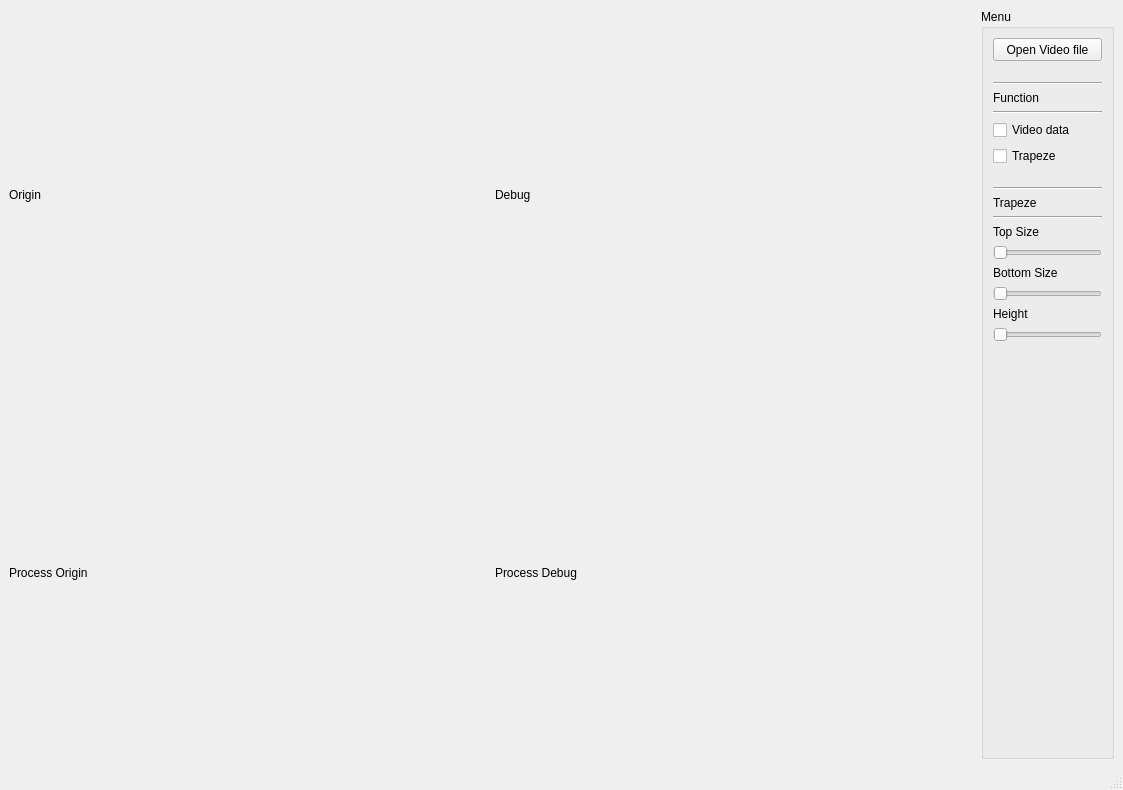
<?xml version="1.0" encoding="UTF-8"?>
<ui version="4.0">
 <class>MainWindow</class>
 <widget class="QMainWindow" name="MainWindow">
  <property name="geometry">
   <rect>
    <x>0</x>
    <y>0</y>
    <width>1123</width>
    <height>790</height>
   </rect>
  </property>
  <property name="windowTitle">
   <string>MainWindow</string>
  </property>
  <widget class="QWidget" name="centralwidget">
   <layout class="QGridLayout" name="gridLayout_2">
    <item row="0" column="0">
     <layout class="QHBoxLayout" name="horizontalLayout">
      <item>
       <layout class="QGridLayout" name="gridLayout">
        <item row="1" column="0">
         <widget class="QLabel" name="ProcessOrigVideo">
          <property name="minimumSize">
           <size>
            <width>480</width>
            <height>272</height>
           </size>
          </property>
          <property name="text">
           <string>Process Origin</string>
          </property>
         </widget>
        </item>
        <item row="1" column="1">
         <widget class="QLabel" name="ProcessDebugVideo">
          <property name="minimumSize">
           <size>
            <width>480</width>
            <height>272</height>
           </size>
          </property>
          <property name="text">
           <string>Process Debug</string>
          </property>
         </widget>
        </item>
        <item row="0" column="0">
         <widget class="QLabel" name="OriginVideo">
          <property name="minimumSize">
           <size>
            <width>480</width>
            <height>272</height>
           </size>
          </property>
          <property name="text">
           <string>Origin</string>
          </property>
         </widget>
        </item>
        <item row="0" column="1">
         <widget class="QLabel" name="DebugVideo">
          <property name="minimumSize">
           <size>
            <width>480</width>
            <height>272</height>
           </size>
          </property>
          <property name="text">
           <string>Debug</string>
          </property>
         </widget>
        </item>
       </layout>
      </item>
      <item>
       <widget class="QGroupBox" name="groupBox">
        <property name="title">
         <string>Menu</string>
        </property>
        <layout class="QVBoxLayout" name="verticalLayout_4">
         <item>
          <layout class="QVBoxLayout" name="verticalLayout_3">
           <item>
            <widget class="QPushButton" name="OpenFile">
             <property name="minimumSize">
              <size>
               <width>101</width>
               <height>23</height>
              </size>
             </property>
             <property name="text">
              <string>Open Video file</string>
             </property>
            </widget>
           </item>
           <item>
            <spacer name="verticalSpacer_5">
             <property name="orientation">
              <enum>Qt::Vertical</enum>
             </property>
             <property name="sizeType">
              <enum>QSizePolicy::Minimum</enum>
             </property>
             <property name="sizeHint" stdset="0">
              <size>
               <width>5</width>
               <height>15</height>
              </size>
             </property>
            </spacer>
           </item>
           <item>
            <layout class="QVBoxLayout" name="verticalLayout">
             <item>
              <widget class="Line" name="line_3">
               <property name="orientation">
                <enum>Qt::Horizontal</enum>
               </property>
              </widget>
             </item>
             <item>
              <widget class="QLabel" name="label">
               <property name="text">
                <string>Function</string>
               </property>
              </widget>
             </item>
             <item>
              <widget class="Line" name="line">
               <property name="orientation">
                <enum>Qt::Horizontal</enum>
               </property>
              </widget>
             </item>
             <item>
              <widget class="QCheckBox" name="VideoData">
               <property name="text">
                <string>Video data</string>
               </property>
              </widget>
             </item>
             <item>
              <widget class="QCheckBox" name="TrapezeOn">
               <property name="text">
                <string>Trapeze</string>
               </property>
              </widget>
             </item>
            </layout>
           </item>
           <item>
            <spacer name="verticalSpacer_4">
             <property name="orientation">
              <enum>Qt::Vertical</enum>
             </property>
             <property name="sizeType">
              <enum>QSizePolicy::Minimum</enum>
             </property>
             <property name="sizeHint" stdset="0">
              <size>
               <width>5</width>
               <height>15</height>
              </size>
             </property>
            </spacer>
           </item>
           <item>
            <layout class="QVBoxLayout" name="verticalLayout_2">
             <item>
              <widget class="Line" name="line_4">
               <property name="orientation">
                <enum>Qt::Horizontal</enum>
               </property>
              </widget>
             </item>
             <item>
              <widget class="QLabel" name="label_2">
               <property name="text">
                <string>Trapeze</string>
               </property>
              </widget>
             </item>
             <item>
              <widget class="Line" name="line_2">
               <property name="orientation">
                <enum>Qt::Horizontal</enum>
               </property>
              </widget>
             </item>
             <item>
              <widget class="QLabel" name="label_3">
               <property name="text">
                <string>Top Size</string>
               </property>
              </widget>
             </item>
             <item>
              <widget class="QSlider" name="TrapezeTopSize">
               <property name="maximum">
                <number>255</number>
               </property>
               <property name="orientation">
                <enum>Qt::Horizontal</enum>
               </property>
              </widget>
             </item>
             <item>
              <widget class="QLabel" name="label_4">
               <property name="text">
                <string>Bottom Size</string>
               </property>
              </widget>
             </item>
             <item>
              <widget class="QSlider" name="TrapezeBottomSize">
               <property name="maximum">
                <number>255</number>
               </property>
               <property name="orientation">
                <enum>Qt::Horizontal</enum>
               </property>
              </widget>
             </item>
             <item>
              <widget class="QLabel" name="label_5">
               <property name="text">
                <string>Height</string>
               </property>
              </widget>
             </item>
             <item>
              <widget class="QSlider" name="TrapezeHeight">
               <property name="maximum">
                <number>255</number>
               </property>
               <property name="orientation">
                <enum>Qt::Horizontal</enum>
               </property>
              </widget>
             </item>
            </layout>
           </item>
           <item>
            <spacer name="verticalSpacer_3">
             <property name="orientation">
              <enum>Qt::Vertical</enum>
             </property>
             <property name="sizeHint" stdset="0">
              <size>
               <width>20</width>
               <height>40</height>
              </size>
             </property>
            </spacer>
           </item>
          </layout>
         </item>
        </layout>
       </widget>
      </item>
     </layout>
    </item>
   </layout>
  </widget>
  <widget class="QMenuBar" name="menubar">
   <property name="geometry">
    <rect>
     <x>0</x>
     <y>0</y>
     <width>1123</width>
     <height>21</height>
    </rect>
   </property>
  </widget>
  <widget class="QStatusBar" name="statusbar"/>
 </widget>
 <resources/>
 <connections/>
</ui>
